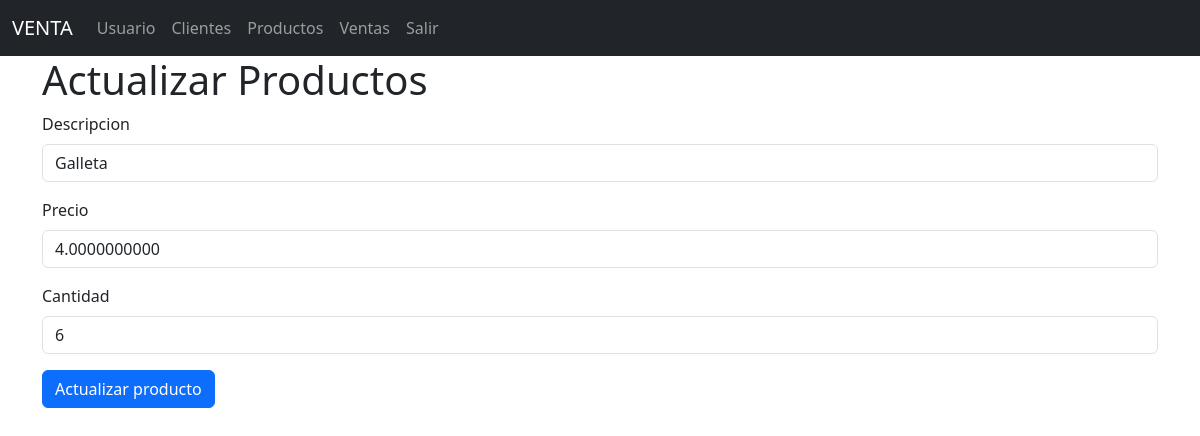
Before: /productos/edit/2 with the older database file.
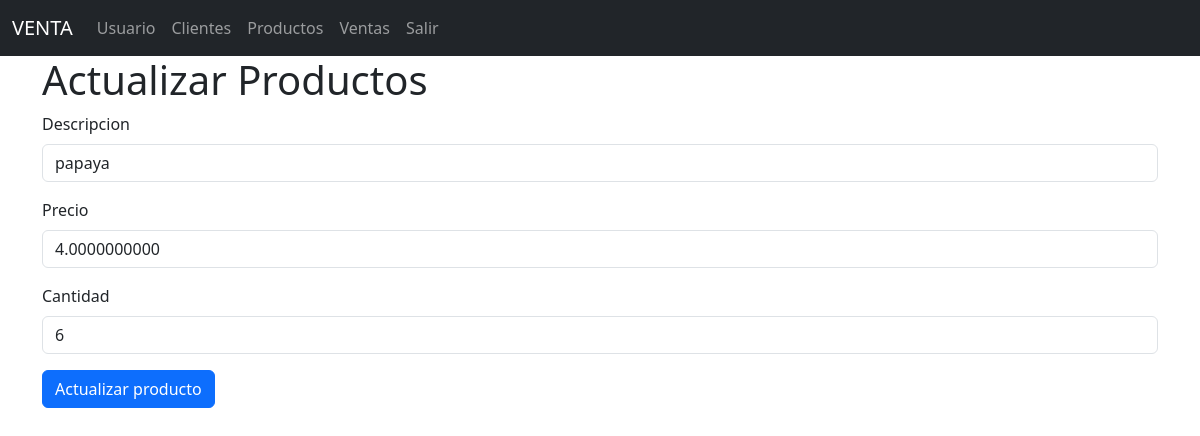
After: the same page with the newer database file.
### models/producto_model.py (models this page shows, shortened)
class Producto(db.Model):
    __tablename__ = "productos"
    id = db.Column(db.Integer, primary_key=True)
    descripcion = db.Column(db.String(120), nullable=False)
    precio = db.Column(db.Float(11,2), nullable=False)
    stock = db.Column(db.Integer, nullable=False)
    ventas = db.relationship('Venta', back_populates='producto')
    @staticmethod
    def get_by_id(id):
        return Producto.query.get(id)

### controllers/producto_controller.py (the view)
@producto_bp.route("/edit/<int:id>", methods=['GET', 'POST'])
def edit(id):
    producto = Producto.get_by_id(id)
    if request.method == 'POST':
        descripcion = request.form['descripcion']
        precio = request.form['precio']
        stock = request.form['stock']
        producto.update(descripcion=descripcion, precio=precio, stock=stock)
        return redirect(url_for('producto.index'))
    return producto_view.edit(producto)

### run.py (called while the page is built)
@app.context_processor
def inject_activate_path():
    def is_activate(path):
        return 'activate' if request.path == path else ''
    return dict(is_activate=is_activate)

### views/producto_view.py (called while the page is built)
def edit(producto):
    return render_template('productos/edit.html',producto = producto)

### templates/productos/edit.html (shortened to what this page needs)
{% extends 'base.html' %}
{% block content %}
<h1>Actualizar  Productos</h1>
<form action="{{ url_for('producto.edit', id=producto.id) }}" method="POST">
    <div class="mb-3">
        <label for="" class="form-label">Descripcion</label>
        <input type="text" class="form-control" name="descripcion" value="{{producto.descripcion}}" required>
    </div>
    <div class="mb-3">
        <label for="" class="form-label">Precio</label>
        <input type="number" class="form-control" name="precio" min="0" step="0.01" value="{{producto.precio}}"required>
    </div>
    <div class="mb-3">
        <label for="" class="form-label">Cantidad</label>
        <input type="number" class="form-control" name="stock" value="{{producto.stock}}"required>
    </div>
    <button type="submit" class="btn btn-primary">Actualizar producto</button>
</form>
{% endblock %}

Changed rows visible on the page:
changed Producto: descripcion "Galleta" → "papaya"
